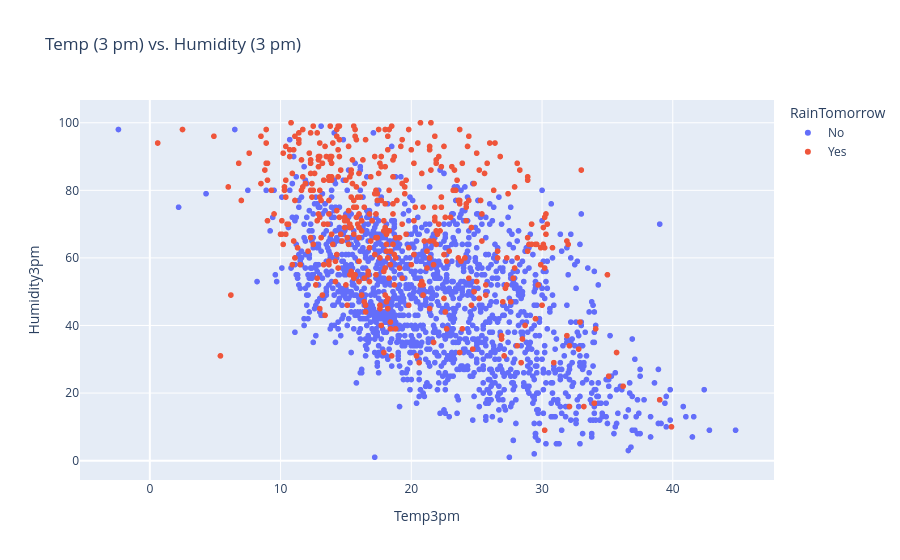

The code cell stored with this chart in its notebook:
### Code cell
px.scatter(raw_df.sample(2000), 
           x = 'Temp3pm', 
           y = 'Humidity3pm',
             title = 'Temp (3 pm) vs. Humidity (3 pm)', 
             color='RainTomorrow')

### Figure 1 — Plotly figure (JSON) as saved in the notebook; plotly's stock layout.template omitted (floating-point values rounded to 4 significant figures; data arrays with more than 128 entries replaced by an {"elided": "..."} marker saying what was removed)
{"data": [{"hovertemplate": "RainTomorrow=No<br>Temp3pm=%{x}<br>Humidity3pm=%{y}<extra></extra>", "legendgroup": "No", "marker": {"color": "#636efa", "symbol": "circle"}, "mode": "markers", "name": "No", "showlegend": true, "type": "scattergl", "x": {"elided": "1555 float values"}, "xaxis": "x", "y": {"elided": "1555 float values"}, "yaxis": "y"}, {"hovertemplate": "RainTomorrow=Yes<br>Temp3pm=%{x}<br>Humidity3pm=%{y}<extra></extra>", "legendgroup": "Yes", "marker": {"color": "#EF553B", "symbol": "circle"}, "mode": "markers", "name": "Yes", "showlegend": true, "type": "scattergl", "x": {"elided": "445 float values"}, "xaxis": "x", "y": {"elided": "445 float values"}, "yaxis": "y"}], "layout": {"legend": {"title": {"text": "RainTomorrow"}, "tracegroupgap": 0}, "title": {"text": "Temp (3 pm) vs. Humidity (3 pm)"}, "xaxis": {"anchor": "y", "domain": [0, 1], "title": {"text": "Temp3pm"}}, "yaxis": {"anchor": "x", "domain": [0, 1], "title": {"text": "Humidity3pm"}}}}
